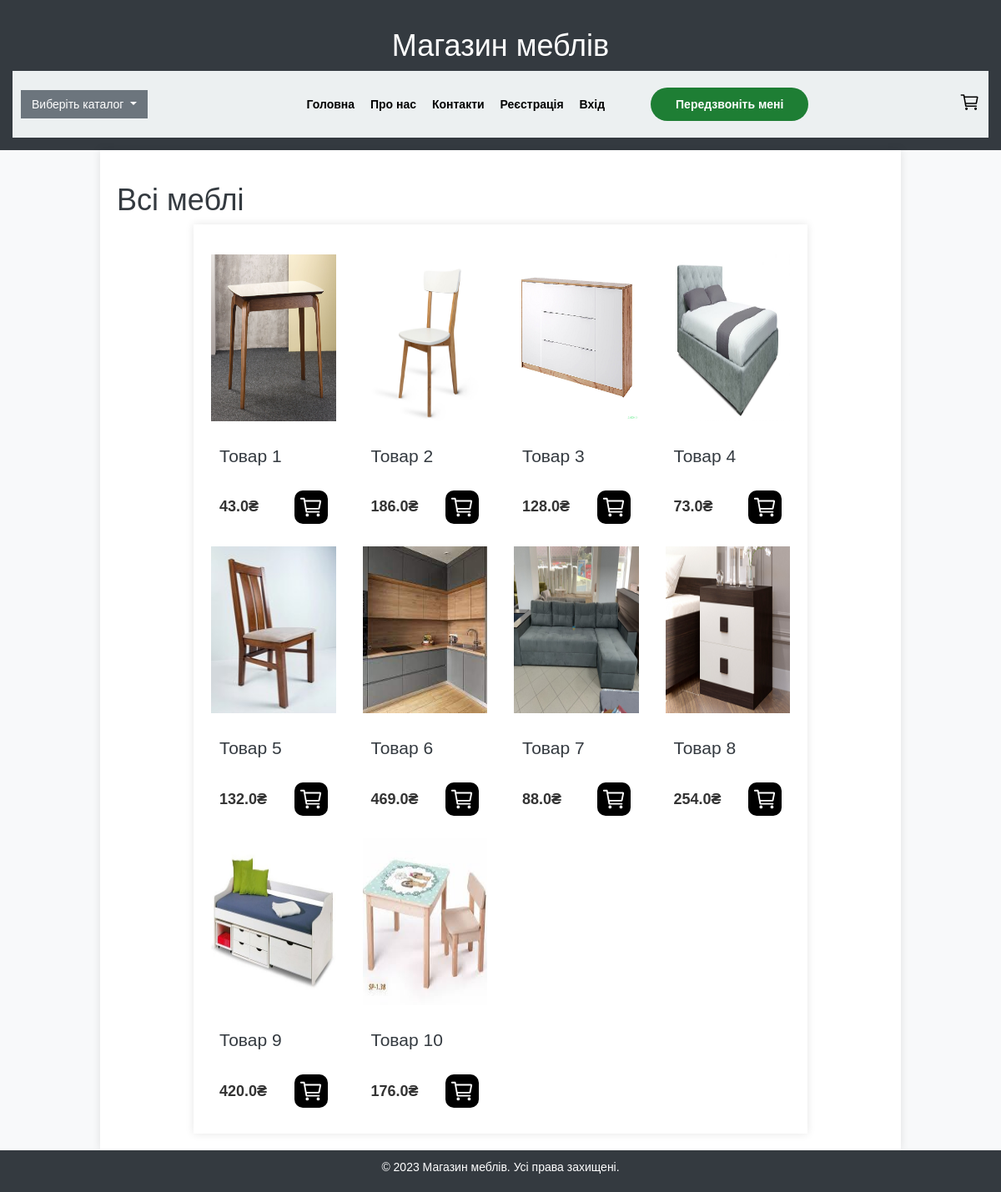
The page / on the database its author committed.
### website/models.py (models this page shows, shortened)
class Product(db.Model):
    id = db.Column(db.Integer, primary_key=True)
    height = db.Column(db.Float)
    width = db.Column(db.Float)
    length = db.Column(db.Float)
    material = db.Column(db.String(50))
    description = db.Column(db.Text)
    price = db.Column(db.Float)
    color = db.Column(db.String(20))
    quantity = db.Column(db.Integer)
    path_to_img = db.Column(db.String(100))
    category = db.Column(db.String(50))  # Add the 'category' attribute
    supplier_id = db.Column(db.Integer, db.ForeignKey('supplier.id'))

### website/views.py (the view, shortened to what this page needs)
@views.route('/', methods=['GET', 'POST'])
def home():
    if categ == "Всі меблі":
        products = Product.query.all()
    else:
        products = Product.query.filter_by(category=categ).all()
    cart = session.get('cart', [])
    return render_template("home.html", user=current_user, products=products, categ = categ, cart=cart)

### website/templates/home.html (shortened to what this page needs)
{% extends  "base.html" %} {% block title %}Головна{% endblock %}
{% block content %}
<h1>{{ categ }}</h1>
<form method="POST">
    <div class="container">
        <div class="row">
            {% for product in products %}
                <div class="col-md-3">
                    <div class="product">
                        <div class="image">
                            <a href="{{ url_for('info.product', product_id=product.id) }}">
                            <img src={{ product.path_to_img }} alt={{ product.description }} >
                                </a>
                            <div class="info">
                                <h3>{{ product.description }}</h3>
                                <div class="info-price">
                                    <span class="price">{{ product.price }}₴</span>
                                    {% if user.is_authenticated %}
                                    <button class="add-to-cart" name="add-to-cart" value={{ product.id }}>
                                        <ion-icon name="cart-outline"></ion-icon>
                                     </button>
                                    {% else %}
                                     <a href="/login" class="add-to-cart">
                                      <ion-icon name="cart-outline"></ion-icon>
                                    </a>
                                    {% endif %}
                                </div>
                            </div>
                        </div>
                    </div>
                </div>
            {% endfor %}
        </div>
    </div>
</form>
{% endblock %}
{% block extra_css %}
    <link rel="stylesheet" type="text/css" href="/website/static/home.css">
{% endblock %}

### website/templates/base.html (shortened to what this page needs)
<!DOCTYPE html>
<html lang="ua">
<head>
    <link rel="stylesheet" href="https://stackpath.bootstrapcdn.com/bootstrap/4.4.1/css/bootstrap.min.css"
/>
    <link rel="stylesheet" href="https://maxcdn.bootstrapcdn.com/bootstrap/3.3.7/css/bootstrap.min.css"
/>
    <link rel="stylesheet" href="https://stackpath.bootstrapcdn.com/font-awesome/4.7.0/css/font-awesome.min.css"
/>
    <link rel="stylesheet" type="text/css" href="/website/static/styles.css">
    {% block extra_css %}{% endblock %}
</head>
<body>
<header>
    <h1>Магазин меблів</h1>
    <div class="action-bar">
   <div class="catalog-dropdown">
    <form method="POST" action="{{ url_for('views.update_category') }}">
        <div class="dropdown">
            <button class="btn btn-secondary dropdown-toggle" type="button" id="catalogDropdown" data-toggle="dropdown" aria-haspopup="true" aria-expanded="false">
                Виберіть каталог
            </button>
        </div>
    </form>
</div>
<nav>
        <div class="navbar-wrap">
        <ul>
            <li><a id="home" href="/">Головна</a></li>
            <li><a id="about-us" href="/about-us">Про нас</a></li>
            <li><a id="contact" href="/contact">Контакти</a></li>
            {% if user.is_authenticated %}
            <li><a id="logout" href="/logout">Вийти з акаунту</a></li>
            {% else %}
            <li><a id="sign-up" href="/sign-up">Реєстрація</a></li>
            <li><a id="login" href="/login">Вхід</a></li>
            {% endif %}
        </ul>
            {% if user.is_authenticated %}
            <a href="#modalWin" class="callback">Передзвоніть мені</a>
            {% else %}
            <a href="/login" class="callback">Передзвоніть мені</a>
            {% endif %}
        </div>
    </nav>
    <div class="cart">
            {% if user.is_authenticated %}
            <a href="#" data-toggle="modal" data-target="#cartModal">
                <ion-icon name="cart-outline"></ion-icon></a>
            {% else %}
            <a href="/login" data-toggle="modal">
            <ion-icon name="cart-outline"></ion-icon></a>
            {% endif %}
    </div>
</div>
</header>
<div class="container"> {% block content%} {% endblock %}</div>
<footer>
    <p>&copy; 2023 Магазин меблів. Усі права захищені.</p>
</footer>
</body>
</html>

### website/static/styles.css (style rules this page uses)
body { font-family: 'Helvetica', sans-serif; margin: 0; padding: 0; background-color: #f8f9fa; }
header { background-color: #343a40; color: #fff; padding: 15px; text-align: center; }
header h1 { color: #fff; }
nav ul { list-style: none; padding: 10px; margin: 0; }
nav li { display: inline-block; margin-right: 15px; }
nav a { text-decoration: none; color: #000; font-weight: bold; transition: color 0.3s ease; }
.container { width: 80%; margin: 0 auto; background-color: #fff; padding: 20px; box-shadow: 0 0 10px rgba(0, 0, 0, 0.1); }
footer { background-color: #343a40; color: #fff; padding: 10px; text-align: center; }
h1, h2, h3 { color: #343a40; }
.action-bar { display: flex; justify-content: space-between; align-items: center; background-color: #ecf0f1; padding: 10px; }
.catalog-dropdown { display: flex; align-items: center; background-color: #6c757d; border-color: #6c757d; }
#catalogDropdown { background-color: #6c757d; border-color: #6c757d; }
.cart { display: flex; align-items: center; }
.cart ion-icon { font-size: 25px; color: black; }
.navbar-wrap { display: flex; flex-flow: row nowrap; padding: 10px; text-decoration: none; }
.callback { margin-left: 30px; background-color: #1e7e34; padding: 10px 30px; border-radius: 100px; color: #fff; text-decoration: none; transition: all .1s ease-out; }

### website/static/home.css (style rules this page uses)
.product { border: 1px solid #fff; transition: box-shadow 0.3s ease-in-out; margin-top: 15px; }
.image { position: relative; }
.image img { width: 100%; height: 200px; display: block; }
.info h3 { font-size: 21px; margin-bottom:0; padding: 10px; }
.info-price { display: flex; flex-flow: row nowrap; justify-content: space-between; margin-top: 10px; align-items: center; padding: 10px; }
.add-to-cart { border: none; width: 40px; height: 40px; display: flex; align-items: center; justify-content: center; background-color: #000; color: #fff; border-radius: 10px; font-size: 30px; }
.price { font-weight: 700; font-size: 18px; }

### rows shown on the page
Product: path_to_img (picture), description "Товар 1", price "43.0"
Product: path_to_img (picture), description "Товар 2", price "186.0"
Product: path_to_img (picture), description "Товар 3", price "128.0"
Product: path_to_img (picture), description "Товар 4", price "73.0"
Product: path_to_img (picture), description "Товар 5", price "132.0"
Product: path_to_img (picture), description "Товар 6", price "469.0"
Product: path_to_img (picture), description "Товар 7", price "88.0"
Product: path_to_img (picture), description "Товар 8", price "254.0"
Product: path_to_img (picture), description "Товар 9", price "420.0"
Product: path_to_img (picture), description "Товар 10", price "176.0"

### other values the page prints
{{ categ }} "Всі меблі"
